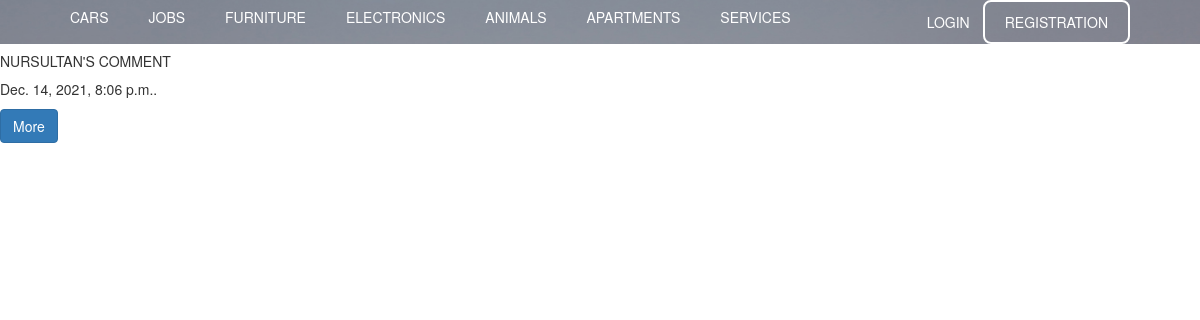
Page /user/1 on the committed database.
### blog/models.py (models this page shows, shortened)
class Category(models.Model):
    title = models.CharField(max_length=255, verbose_name='Title')

class Comment(models.Model):
    comments = models.TextField(max_length=300, verbose_name='Comments', blank=True)
    created_at = models.DateTimeField(auto_now_add=True, null=True)
    users = models.ForeignKey(to=User, on_delete=models.CASCADE, related_name='Users', null=True)

### blog/views.py (the view)
# urls.py: path('user/<int:pk>', user, name='user'),
def user(request, pk):
    categories = Category.objects.all()
    authors = Author.objects.all()
    users = User.objects.all()
    user_list = []
    for i in users:
        comment = Comment.objects.filter(users_id=i.id)
        if comment:
            user_list.append(i.id)
    us = users.filter(id__in=user_list)
    comments = Comment.objects.filter(users_id=pk)
    params = {'comments': comments}
    return render(request, 'user.html', locals())

### templates/user.html
{% extends 'base.html' %}
{% block content %}
<div class="card" style="width: 18rem;">
    <div class="card-body">
        {% for i in comments %}
            <h5 class="card-title">{{ i.comments }}</h5>
            <p class="card-text">{{ i.created_at }}.</p>
            <a href="#" class="btn btn-primary">More</a>
        {% endfor %}
    </div>
</div>
{% endblock %}

### templates/base.html (shortened to what this page needs)
<!DOCTYPE html>
<html lang="en">
<head>
    <link rel="stylesheet" href="../static/css/main.css">
    <link href="//maxcdn.bootstrapcdn.com/bootstrap/3.3.0/css/bootstrap.min.css" rel="stylesheet" id="bootstrap-css">
    <link rel="stylesheet" href="../static/css/autho.css">
    <link rel="stylesheet" href="//maxcdn.bootstrapcdn.com/font-awesome/4.3.0/css/font-awesome.min.css">
</head>
<body>
<header id="header" class="header">
    <div class="container">
        <div class="nav">
            <ul class="menu">
                {% for i in categories %}
                    <li class="nav">
                        <a href="{% url 'category' pk=i.id %}">
                            {{ i.title }}
                        </a>
                    </li>
                {% endfor %}
            </ul>
            <div class="authorization">
                <button type=button class="btn">
                    <a href="{% url 'login' %}" class="login">
                        Login
                    </a>
                </button>
                <button type=button class="btn-pass">
                    <a href="{% url 'registration' %}" class="password">
                        Registration
                    </a>
                </button>
            </div>
        </div>
    </div>
</header>
{% block content %}
{% endblock %}
</body>
</html>

### static/css/main.css (style rules this page uses)
body { padding: 0; margin: 0; font-family: 'Alata', sans-serif; color: black; font-size: 16px; }
h1, h2, h3, h4, h5, h6 { padding: 0; margin: 0; text-transform: uppercase; }
ul, li { display: block; }
.header { background: url("../img/main.jpg") no-repeat center top / cover; }
.container { width: 1366px; margin: 0 auto; }
.menu li a { text-transform: uppercase; text-decoration: none; font-size: 14px; }
.header a { color: #fff; }
.menu { display: flex; }
.menu li { margin-right: 40px; }
button { margin-right: 20px; background-color: Transparent; border: 2px solid white; border-radius: 8px; text-transform: uppercase; text-decoration: none; padding: 10px 20px; text-align: center; font-size: 14px; -webkit-transition-duration: 0.3s; transition-duration: 0.3s; cursor: pointer; }
.nav { display: flex; align-items: center; }
.authorization { margin-left: auto; display: flex; }
.btn-pass { margin-right: 40px; }
.authorization button { text-transform: uppercase; text-decoration: none; }

### rows in the picture
Category: title "CARS"
Category: title "JOBS"
Category: title "FURNITURE"
Category: title "ELECTRONICS"
Category: title "ANIMALS"
Category: title "APARTMENTS"
Category: title "SERVICES"
Comment: comments "NURSULTAN'S COMMENT", created_at "Dec. 14, 2021, 8:06 p.m."
